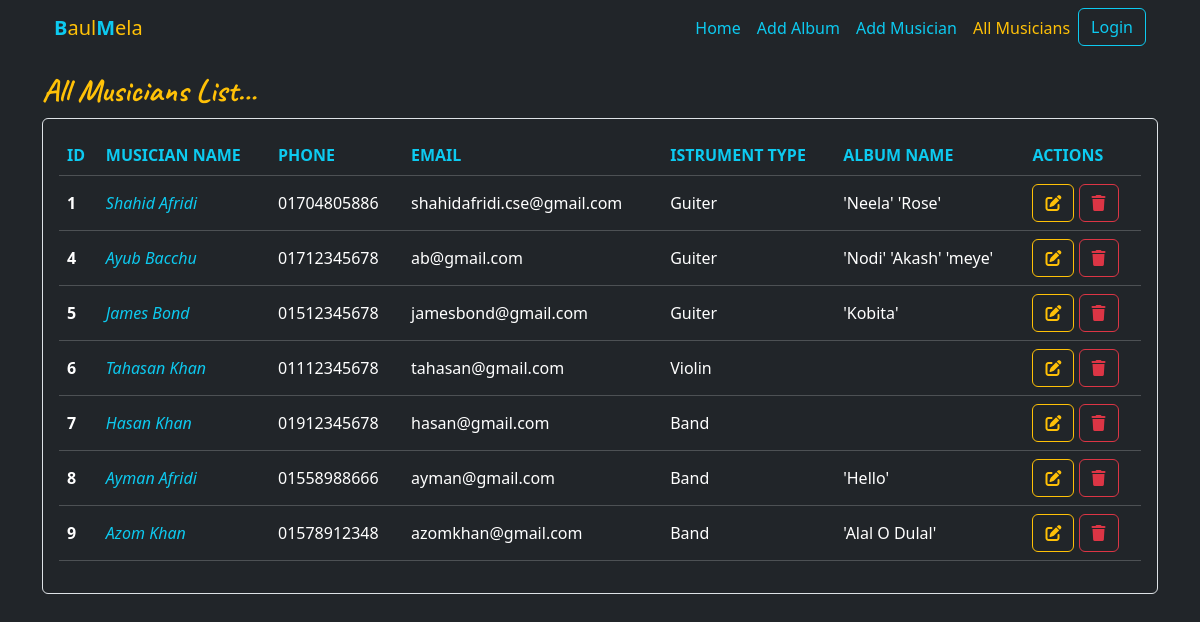
Page /musicians/ on the committed database.
### musician/models.py (models this page shows, shortened)
class Musician(models.Model):
    first_name = models.CharField(max_length=50)
    last_name = models.CharField(max_length=50)
    email = models.EmailField()
    phone = models.CharField(max_length=11)
    instrument_type = models.CharField(max_length=255)
    @property
    def full_name(self):
        return f"{self.first_name} {self.last_name}"

### album/models.py (models this page shows, shortened)
class Album(models.Model):
    name = models.CharField(max_length=255)
    musician = models.ForeignKey(Musician, on_delete=models.CASCADE, related_name='albums')
    release_date = models.DateField(auto_now_add=True)
    RATING_CHOICES = [
        ('1', '1'),
        ('2', '2'),
        ('3', '3'),
        ('4', '4'),
        ('5', '5'),
    ]
    ratings = models.CharField(max_length=1, choices=RATING_CHOICES)

### musician/views.py (the view)
# urls.py: path('', views.AllMusiciansView.as_view(), name='musicians'),
class AllMusiciansView(ListView):
    model = Musician
    template_name = 'musician/musicians.html'
    context_object_name = 'musicians'
    def get_context_data(self, **kwargs):
        context = super().get_context_data(**kwargs)
        context['current_page'] = 'musicians'
        return context

### musician/templates/musician/musicians.html
{% extends "base.html" %}
{% block content %}
<div class="mt-3">
    <h2 class="my-font text-warning">All Musicians List...</h2>
<div class="table-responsive border p-3 rounded">
    <table class="table table-dark table-hover align-middle">
        <thead>
          <tr >
            <th class="text-info" scope="col">ID</th>
            <th class="text-info" scope="col">MUSICIAN NAME</th>
            <th class="text-info" scope="col">PHONE</th>
            <th class="text-info" scope="col">EMAIL</th>
            <th class="text-info" scope="col">ISTRUMENT TYPE</th>
            <th class="text-info" scope="col">ALBUM NAME</th>
            <th class="text-info" scope="col">ACTIONS</th>
          </tr>
        </thead>
        <tbody>
            {% for musician in musicians %}
            <tr >
                <th scope="row">{{musician.id}}</th>
                <td>
                  <a href="{% url "details_musician" musician.id %}" class="text-info fst-italic text-decoration-none">
                    {{musician.full_name}}
                  </a>
                </td>
                <td>{{musician.phone}}</td>
                <td>{{musician.email}}</td>
                <td>{{musician.instrument_type}}</td>
                <td>
                    {% for album in musician.albums.all %}
                    '{{album.name}}'
                    {% endfor %}
                </td>
                <td>
                    <a class="btn btn-outline-warning" href="{% url "update_musician" musician.id %}"><i class="fa fa-edit"></i></a>
                    <a class="btn btn-outline-danger" href="{% url "delete_musician" musician.id %}"><i class="fa fa-trash"></i></a>
                </td>
              </tr>
            {% endfor %}
        </tbody>
      </table>
</div>
</div>
{% endblock content %}

### templates/base.html (shortened to what this page needs)
<!doctype html>
<html lang="en">
  <head>
    <link rel="stylesheet" href="https://cdnjs.cloudflare.com/ajax/libs/font-awesome/6.5.2/css/all.min.css" />
    <link href="https://cdn.jsdelivr.net/npm/bootstrap@5.3.3/dist/css/bootstrap.min.css" rel="stylesheet">
  </head>
  <body class="bg-dark text-white">
    <div class="container ">
    {% include "navbar.html" %}
    {% block content %}
    {% endblock content %}
    </div>
  </body>
</html>

### templates/navbar.html (shortened to what this page needs)
<nav class="navbar navbar-expand-lg bg-dark" data-bs-theme="dark">
    <div class="container-fluid">
      <a class="navbar-brand text-warning" href="{% url "home" %}"><span class="text-info fw-bold">B</span>aul<span class="text-info fw-bold">M</span>ela</a>
      <div class="collapse navbar-collapse" id="navbarSupportedContent">
        <ul class="navbar-nav ms-auto mb-2 mb-lg-0">
          <li class="nav-item">
            <a class="nav-link {% if current_page == 'home' %}active{% endif %}" aria-current="page" href="{% url "home" %}">Home</a>
          </li>
          <li class="nav-item">
            <a class="nav-link {% if current_page == 'add_album' %}active{% endif %}" href="{% url "add_album" %}">Add Album</a>
          </li>
          <li class="nav-item">
            <a class="nav-link {% if current_page == 'add_musician' %}active{% endif %}" href="{% url "add_musician" %}">Add Musician</a>
          </li>
          <li class="nav-item">
            <a class="nav-link {% if current_page == 'musicians' %}active{% endif %}" href="{% url "musicians" %}">All Musicians</a>
          </li>
          <li class="nav-item">
            <a class="btn btn-outline-info" href="#">Login</a>
          </li>
      </div>
    </div>
  </nav>

### templates/base.html (style rules this page uses)
.my-font { font-family: "Caveat", cursive; font-optical-sizing: auto; font-weight: 700; font-style: normal; }
.nav-link { color: #0dcaf0 }
.nav-link.active { color: #ffc107 !important; }

### rows in the picture
Musician: id "1", full_name "Shahid Afridi", phone "01704805886", email "shahidafridi.cse@gmail.com", instrument_type "Guiter"
Album: name "Neela"
Album: name "Rose"
Musician: id "4", full_name "Ayub Bacchu", phone "01712345678", email "ab@gmail.com", instrument_type "Guiter"
Album: name "Nodi"
Album: name "Akash"
Album: name "meye"
Musician: id "5", full_name "James Bond", phone "01512345678", email "jamesbond@gmail.com", instrument_type "Guiter"
Album: name "Kobita"
Musician: id "6", full_name "Tahasan Khan", phone "01112345678", email "tahasan@gmail.com", instrument_type "Violin"
Musician: id "7", full_name "Hasan Khan", phone "01912345678", email "hasan@gmail.com", instrument_type "Band"
Musician: id "8", full_name "Ayman Afridi", phone "01558988666", email "ayman@gmail.com", instrument_type "Band"
Album: name "Hello"
Musician: id "9", full_name "Azom Khan", phone "01578912348", email "azomkhan@gmail.com", instrument_type "Band"
Album: name "Alal O Dulal"
